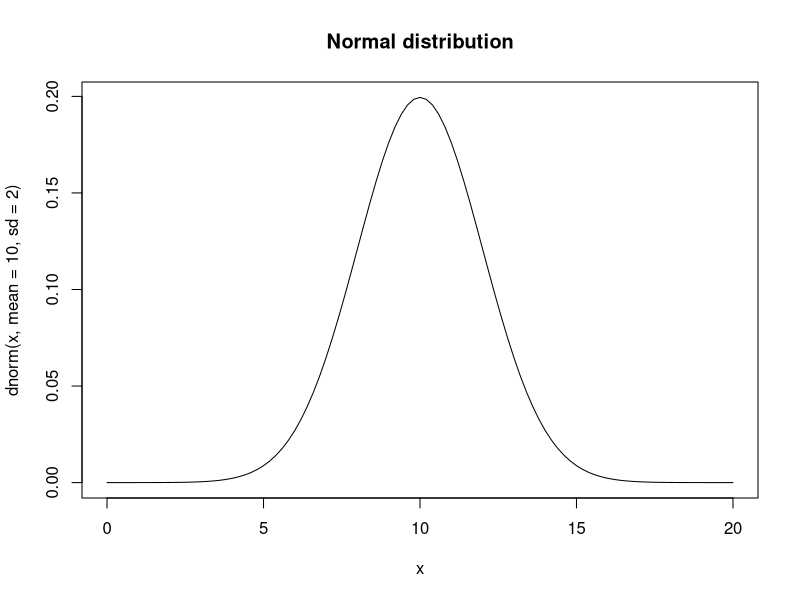

R code for this plot:
## ---- chunk 1
library(ggplot2)
library(knitr)
theme_set(theme_minimal(base_size = 16))

curve(
  dnorm(
    x,
    mean = 10,
    sd = 2
  ),
  from = 0,
  to = 20,
  main = "Normal distribution"
)
## ---- chunk 2
set.seed(2026)

mean = 4.5
sd = 1
n = 1000

y = rnorm(n, mean, sd)

lik <- function(par, y, sd = 1) {
  mean = par[1]
  L <- dnorm(x = y, mean = mean, sd = sd, log = TRUE)
  return(-sum(L))
}
## ---- chunk 3
p <- c(0)
names(p) <- c("mu")

ML <- optim(p, lik, y = y)

data.frame(
  method = c("Maximum Likelihood", "Empirical"),
  mu = c(ML$par, mean(y))
)
## ---- chunk 4
sdlik <- function(x) {
  res <- 0
  if (x > 0) res = 1
  return(log(res))
}

lik <- function(par, y) {
  mean = par[1]
  sd = par[2]

  L2 <- sdlik(sd)
  if (!is.finite(L2)) return(Inf)

  L1 <- dnorm(x = y, mean = mean, sd = sd, log = TRUE)
  return(-sum(L1 + L2))
}
## ---- chunk 5
p <- c(0, 1)
names(p) <- c("mu", "sigma")

ML <- optim(p, lik, y = y, method = "Nelder-Mead")

rbind(
  ML = ML$par,
  empirical = c(mean(y), sd(y))
)
## ---- chunk 6
library(mvtnorm)

corlik <- function(x) {
  res <- 0
  if (x >= -1 & x <= 1) res = 1
  return(log(res))
}

varlik <- function(x) {
  res <- 0
  if (x > 0) res = 1
  return(log(res))
}
## ---- chunk 7
lik <- function(par, y) {
  L2 <- corlik(par[5])
  L3 <- varlik(par[3])
  L4 <- varlik(par[4])
  if (!all(is.finite(c(L2, L3, L4)))) return(Inf)

  covAB <- par[5] * (sqrt(par[3]) * sqrt(par[4]))
  sigma <- array(c(par[3], covAB, covAB, par[4]), dim = c(2, 2))

  L1 <- tryCatch(
    dmvnorm(x = y, mean = c(par[1], par[2]), sigma = sigma, log = TRUE),
    error = function(e) -Inf
  )
  if (!all(is.finite(L1))) return(Inf)

  return(-sum(L1 + L2 + L3 + L4))
}
## ---- chunk 8
methods = c("Nelder-Mead", "BFGS", "CG", "L-BFGS-B", "SANN", "Brent")

p <- c(0, 0, 1, 1, 0.2)
names(p) <- c("mu1", "mu2", "tauA", "tauB", "rho")

set.seed(2026)
n = 10
tauA <- 3
tauB <- 10
rho = 0.7
covAB <- rho * (sqrt(tauA) * sqrt(tauB))
muA <- 5
muB <- 20
sigma <- array(c(tauA, covAB, covAB, tauB), dim = c(2, 2))
Y <- rmvnorm(n, c(muA, muB), sigma)

ML <- optim(p, lik, y = Y, method = methods[1])

res <- as.list(ML$par)
res$covAB <- res$rho * (sqrt(res$tauA) * sqrt(res$tauB))
## ---- chunk 9
out <- rbind(
  unlist(res),
  c(colMeans(Y), var(Y[, 1]), var(Y[, 2]), cor(Y)[1, 2], cov(Y)[1, 2])
)
colnames(out) <- names(res)
rownames(out) <- c("ML", "empirical")

out
## ---- chunk 10
set.seed(2026)
n_animals <- 20
A <- diag(n_animals)
A[1, 2] <- A[2, 1] <- 0.5
A[3, 4] <- A[4, 3] <- 0.5
A[5, 6] <- A[6, 5] <- 0.25

X <- matrix(1, n_animals, 1)
b <- 30
var_a <- 4
var_e <- 9

a <- as.numeric(rmvnorm(1, mean = rep(0, n_animals), sigma = A * var_a))
y <- as.numeric(X %*% b + a + rnorm(n_animals, sd = sqrt(var_e)))
## ---- chunk 11
lik <- function(par, y, X, A) {
  L2 <- varlik(par[1])
  L3 <- varlik(par[2])
  if (!all(is.finite(c(L2, L3)))) return(Inf)

  b <- matrix(c(par[3:(2 + ncol(X))]), ncol = 1)
  G <- A * par[2]
  R <- diag(length(y)) * par[1]
  V <- G + R
  mu <- X %*% b

  L1 <- tryCatch(
    dmvnorm(x = y, mean = as.numeric(mu), sigma = V, log = TRUE),
    error = function(e) -Inf
  )
  if (!all(is.finite(L1))) return(Inf)

  return(-sum(L1 + L2 + L3))
}
## ---- chunk 12
getp <- function(X, b = 0.1, var_e = 1, var_a = 1) {
  p <- c(var_e, var_a, rep(b, ncol(X)))
  names(p) <- c("var_e", "var_a", paste("b", 0:(ncol(X) - 1), sep = ""))
  p
}

ML <- optim(getp(X, b = mean(y)), lik, X = X, A = A, y = y, method = methods[1])

rbind(
  ML = ML$par,
  true = c(var_e, var_a, b)
)
